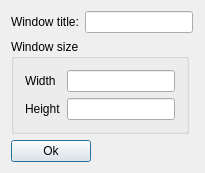
<?xml version="1.0" encoding="UTF-8"?>
<ui version="4.0">
 <class>Config</class>
 <widget class="QDialog" name="Config">
  <property name="geometry">
   <rect>
    <x>0</x>
    <y>0</y>
    <width>205</width>
    <height>166</height>
   </rect>
  </property>
  <property name="windowTitle">
   <string>Config</string>
  </property>
  <layout class="QVBoxLayout" name="verticalLayout">
   <item>
    <layout class="QFormLayout" name="formLayout_2">
     <item row="1" column="1">
      <widget class="QLineEdit" name="titleEdit">
       <property name="sizePolicy">
        <sizepolicy hsizetype="Maximum" vsizetype="Fixed">
         <horstretch>0</horstretch>
         <verstretch>0</verstretch>
        </sizepolicy>
       </property>
      </widget>
     </item>
     <item row="1" column="0">
      <widget class="QLabel" name="titleLabel">
       <property name="text">
        <string>Window title:</string>
       </property>
      </widget>
     </item>
    </layout>
   </item>
   <item>
    <widget class="QGroupBox" name="windowSizeBox">
     <property name="sizePolicy">
      <sizepolicy hsizetype="Maximum" vsizetype="Preferred">
       <horstretch>0</horstretch>
       <verstretch>0</verstretch>
      </sizepolicy>
     </property>
     <property name="title">
      <string>Window size</string>
     </property>
     <layout class="QGridLayout" name="gridLayout">
      <item row="0" column="0">
       <widget class="QLabel" name="widthLabel">
        <property name="sizePolicy">
         <sizepolicy hsizetype="Maximum" vsizetype="Preferred">
          <horstretch>0</horstretch>
          <verstretch>0</verstretch>
         </sizepolicy>
        </property>
        <property name="text">
         <string>Width</string>
        </property>
       </widget>
      </item>
      <item row="1" column="0">
       <widget class="QLabel" name="heightLabel">
        <property name="sizePolicy">
         <sizepolicy hsizetype="Maximum" vsizetype="Preferred">
          <horstretch>0</horstretch>
          <verstretch>0</verstretch>
         </sizepolicy>
        </property>
        <property name="text">
         <string>Height</string>
        </property>
       </widget>
      </item>
      <item row="1" column="1">
       <widget class="QLineEdit" name="heightEdit">
        <property name="sizePolicy">
         <sizepolicy hsizetype="Maximum" vsizetype="Fixed">
          <horstretch>0</horstretch>
          <verstretch>0</verstretch>
         </sizepolicy>
        </property>
       </widget>
      </item>
      <item row="0" column="1">
       <widget class="QLineEdit" name="widthEdit">
        <property name="sizePolicy">
         <sizepolicy hsizetype="Maximum" vsizetype="Fixed">
          <horstretch>0</horstretch>
          <verstretch>0</verstretch>
         </sizepolicy>
        </property>
       </widget>
      </item>
     </layout>
    </widget>
   </item>
   <item>
    <spacer name="verticalSpacer">
     <property name="orientation">
      <enum>Qt::Vertical</enum>
     </property>
     <property name="sizeHint" stdset="0">
      <size>
       <width>20</width>
       <height>40</height>
      </size>
     </property>
    </spacer>
   </item>
   <item>
    <widget class="QPushButton" name="okButton">
     <property name="sizePolicy">
      <sizepolicy hsizetype="Maximum" vsizetype="Fixed">
       <horstretch>0</horstretch>
       <verstretch>0</verstretch>
      </sizepolicy>
     </property>
     <property name="text">
      <string>Ok</string>
     </property>
    </widget>
   </item>
  </layout>
 </widget>
 <layoutdefault spacing="6" margin="11"/>
 <resources/>
 <connections/>
</ui>
